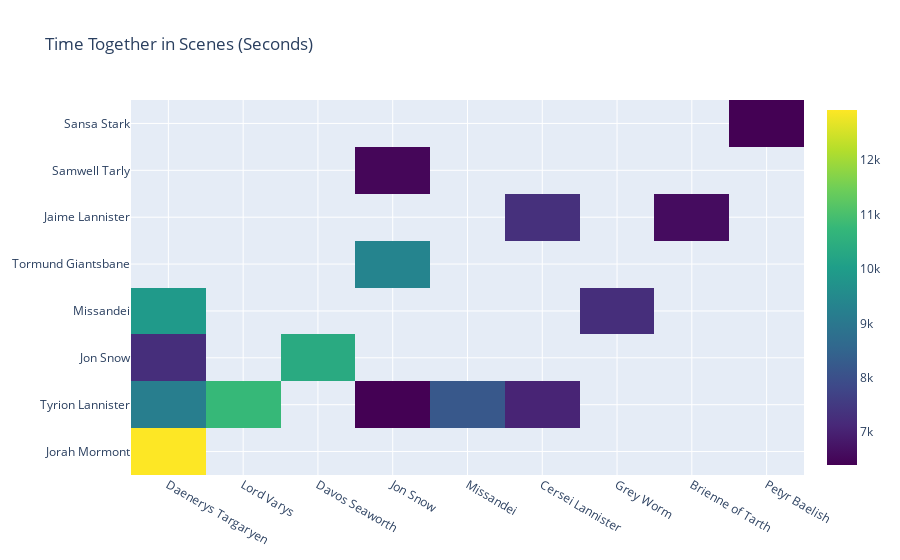

Source (notebook cell):
### Code cell
trace = go.Heatmap(
   x = to_plot['character_1'],
   y = to_plot['character_2'],
   z = to_plot['total_time_together'],
   type = 'heatmap',
   colorscale = 'Viridis'
)
data = [trace]
fig = go.Figure(data = data)
fig.update_layout(
    title='Time Together in Scenes (Seconds)')
iplot(fig)

### Figure 1 — Plotly figure (JSON) as saved in the notebook; plotly's stock layout.template omitted (floating-point values rounded to 4 significant figures)
{"data": [{"colorscale": [[0, "#440154"], [0.1111, "#482878"], [0.2222, "#3e4989"], [0.3333, "#31688e"], [0.4444, "#26828e"], [0.5556, "#1f9e89"], [0.6667, "#35b779"], [0.7778, "#6ece58"], [0.8889, "#b5de2b"], [1, "#fde725"]], "type": "heatmap", "x": ["Daenerys Targaryen", "Lord Varys", "Davos Seaworth", "Daenerys Targaryen", "Jon Snow", "Daenerys Targaryen", "Missandei", "Cersei Lannister", "Daenerys Targaryen", "Grey Worm", "Cersei Lannister", "Brienne of Tarth", "Jon Snow", "Jon Snow", "Petyr Baelish"], "y": ["Jorah Mormont", "Tyrion Lannister", "Jon Snow", "Missandei", "Tormund Giantsbane", "Tyrion Lannister", "Tyrion Lannister", "Jaime Lannister", "Jon Snow", "Missandei", "Tyrion Lannister", "Jaime Lannister", "Samwell Tarly", "Tyrion Lannister", "Sansa Stark"], "z": [12923, 10764, 10380, 9924, 9352, 9196, 8197, 7293, 7257, 7248, 7057, 6610, 6490, 6405, 6397]}], "layout": {"title": {"text": "Time Together in Scenes (Seconds)"}}}
